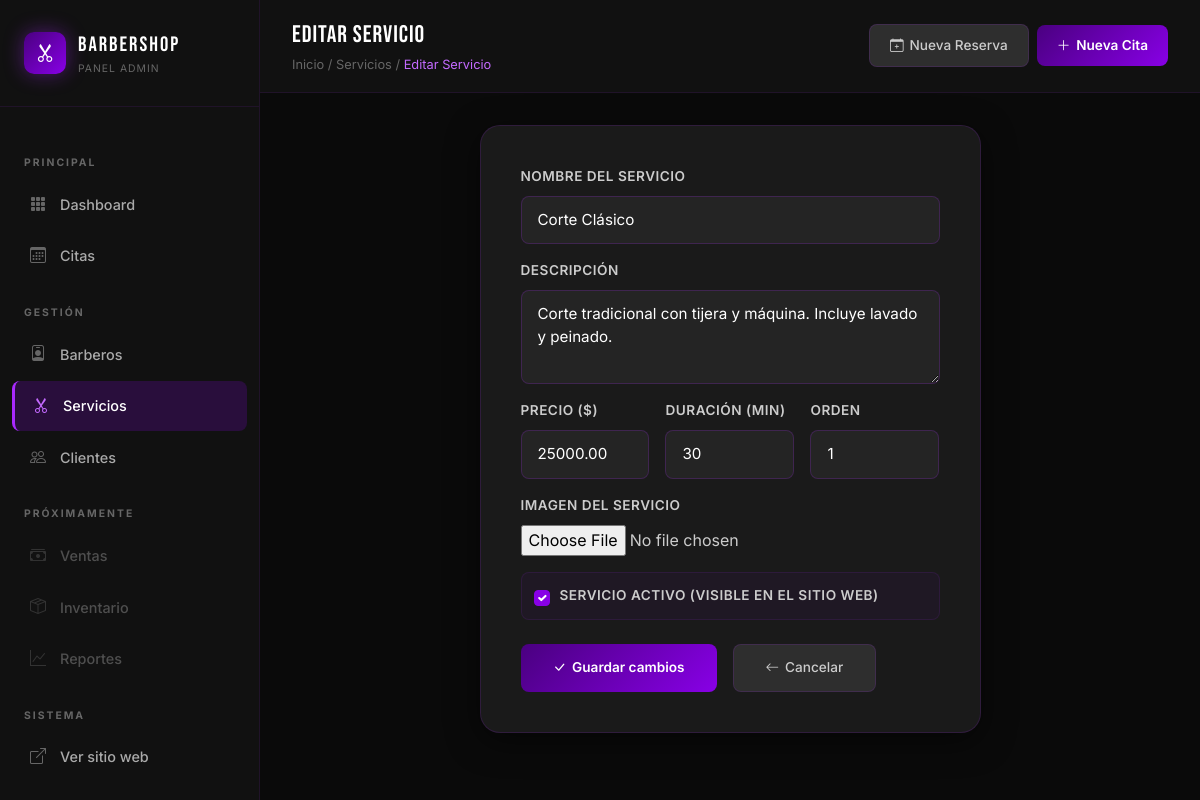
Page /panel/servicios/1/editar/ (signed in) on the committed database.
### core/models.py (models this page shows, shortened)
class ConfiguracionBarberia(models.Model):
    nombre = models.CharField(max_length=200, default='Mi Barbería')
    slogan = models.CharField(max_length=300, blank=True)
    descripcion = models.TextField(blank=True)
    whatsapp = models.CharField(max_length=20, blank=True, help_text='Número con código de país ej: 573001234567')
    telefono = models.CharField(max_length=20, blank=True)
    email = models.EmailField(blank=True)
    direccion = models.TextField(blank=True)
    instagram = models.CharField(max_length=100, blank=True)
    facebook = models.CharField(max_length=100, blank=True)
    logo = models.ImageField(upload_to='config/', blank=True, null=True)
    imagen_hero = models.ImageField(upload_to='config/', blank=True, null=True)
    horario_texto = models.TextField(blank=True, help_text='Descripción del horario de atención')
    activo = models.BooleanField(default=True)
    class Meta:
        verbose_name = 'Configuración'
        verbose_name_plural = 'Configuración de la Barbería'
    @classmethod
    def get_config(cls):
        config = cls.objects.filter(activo=True).first()
        if not config:
            config = cls.objects.create(nombre='BarberShop', whatsapp='573001234567')
        return config

### servicios/models.py (models this page shows, shortened)
class Servicio(models.Model):
    nombre = models.CharField(max_length=100)
    descripcion = models.TextField(blank=True)
    precio = models.DecimalField(max_digits=8, decimal_places=2)
    duracion_minutos = models.PositiveIntegerField(default=30)
    imagen = models.ImageField(upload_to='servicios/', blank=True, null=True)
    activo = models.BooleanField(default=True)
    orden = models.PositiveIntegerField(default=0)
    creado = models.DateTimeField(auto_now_add=True)
    class Meta:
        verbose_name = 'Servicio'
        verbose_name_plural = 'Servicios'
        ordering = ['orden', 'nombre']

### core/panel_views.py (the view)
# urls.py: path('servicios/<int:pk>/editar/', panel_views.servicio_editar, name='panel_servicio_editar'),
@login_required
def servicio_editar(request, pk):
    config = ConfiguracionBarberia.get_config()
    servicio = get_object_or_404(Servicio, pk=pk)
    if request.method == 'POST':
        form = ServicioForm(request.POST, request.FILES, instance=servicio)
        if form.is_valid():
            form.save()
            messages.success(request, 'Servicio actualizado.')
            return redirect('panel_servicios')
    else:
        form = ServicioForm(instance=servicio)
    return render(request, 'panel/servicio_form.html', {
        'config': config, 'form': form, 'servicio': servicio,
        'titulo': 'Editar Servicio', 'page': 'servicios'
    })

### citas/forms.py
class ServicioForm(forms.ModelForm):
    class Meta:
        model = Servicio
        fields = ['nombre', 'descripcion', 'precio', 'duracion_minutos', 'imagen', 'activo', 'orden']
        widgets = {
            'nombre': forms.TextInput(attrs={'class': 'form-control form-control-dark'}),
            'descripcion': forms.Textarea(attrs={'class': 'form-control form-control-dark', 'rows': 3}),
            'precio': forms.NumberInput(attrs={'class': 'form-control form-control-dark', 'step': '0.01'}),
            'duracion_minutos': forms.NumberInput(attrs={'class': 'form-control form-control-dark'}),
            'orden': forms.NumberInput(attrs={'class': 'form-control form-control-dark'}),
            'activo': forms.CheckboxInput(attrs={'class': 'form-check-input'}),
        }

### templates/panel/servicio_form.html (shortened to what this page needs)
{% extends 'base_panel.html' %}
{% block page_header %}{{ titulo }}{% endblock %}
{% block breadcrumb_extra %} / <a href="{% url 'panel_servicios' %}" style="color: var(--gray-600); text-decoration:none;">Servicios</a> / <span>{{ titulo }}</span>{% endblock %}
{% block panel_content %}
<div class="row justify-content-center">
  <div class="col-lg-7">
    <div class="form-card">
      <form method="post" enctype="multipart/form-data" novalidate>
        <div class="row g-3 mb-4">
          <div class="col-12">
            <label class="form-label-barber">Nombre del servicio</label>
            {{ form.nombre }}
          </div>
          <div class="col-12">
            <label class="form-label-barber">Descripción</label>
            {{ form.descripcion }}
          </div>
          <div class="col-md-4">
            <label class="form-label-barber">Precio ($)</label>
            {{ form.precio }}
          </div>
          <div class="col-md-4">
            <label class="form-label-barber">Duración (min)</label>
            {{ form.duracion_minutos }}
          </div>
          <div class="col-md-4">
            <label class="form-label-barber">Orden</label>
            {{ form.orden }}
          </div>
          <div class="col-12">
            <label class="form-label-barber">Imagen del servicio</label>
            {{ form.imagen }}
          </div>
          <div class="col-12">
            <div style="display:flex; align-items:center; gap:10px; padding:0.75rem; background: rgba(136,0,230,0.05); border-radius: var(--radius-sm); border: 1px solid rgba(169,41,255,0.1);">
              {{ form.activo }}
              <label class="form-label-barber mb-0">Servicio activo (visible en el sitio web)</label>
            </div>
          </div>
        </div>
        <div class="d-flex gap-3">
          <button type="submit" class="btn-panel-primary" style="padding:0.75rem 2rem;">
            <i class="bi bi-check-lg"></i>
            {% if servicio %}Guardar cambios{% else %}Crear servicio{% endif %}
          </button>
          <a href="{% url 'panel_servicios' %}" class="btn-panel-secondary" style="padding:0.75rem 2rem;">
            <i class="bi bi-arrow-left"></i> Cancelar
          </a>
        </div>
      </form>
    </div>
  </div>
</div>
{% endblock %}

### templates/base_panel.html (shortened to what this page needs)
{% extends 'base.html' %}
{% load static %}
{% block body %}
<div class="panel-wrapper">
  <aside class="sidebar" id="sidebar">
    <div class="sidebar-logo">
      <div class="sidebar-logo-icon">
        <i class="bi bi-scissors text-white"></i>
      </div>
      <div>
        <div class="sidebar-logo-text">
          {% if config %}{{ config.nombre|upper|truncatechars:12 }}{% else %}BARBER<span>SHOP</span>{% endif %}
        </div>
        <div style="font-size:0.65rem; color: var(--gray-600); letter-spacing:1px; text-transform:uppercase;">Panel Admin</div>
      </div>
    </div>
    <nav class="sidebar-nav">
      <p class="sidebar-section-label">Principal</p>
      <a href="{% url 'panel_dashboard' %}" class="sidebar-link {% if page == 'dashboard' %}active{% endif %}">
        <span class="sidebar-icon"><i class="bi bi-grid-3x3-gap-fill"></i></span>
        Dashboard
      </a>
      <a href="{% url 'panel_citas' %}" class="sidebar-link {% if page == 'citas' %}active{% endif %}">
        <span class="sidebar-icon"><i class="bi bi-calendar3"></i></span>
        Citas
      </a>
      <p class="sidebar-section-label">Gestión</p>
      <a href="{% url 'panel_barberos' %}" class="sidebar-link {% if page == 'barberos' %}active{% endif %}">
        <span class="sidebar-icon"><i class="bi bi-person-badge"></i></span>
        Barberos
      </a>
      <a href="{% url 'panel_servicios' %}" class="sidebar-link {% if page == 'servicios' %}active{% endif %}">
        <span class="sidebar-icon"><i class="bi bi-scissors"></i></span>
        Servicios
      </a>
      <a href="{% url 'panel_clientes' %}" class="sidebar-link {% if page == 'clientes' %}active{% endif %}">
        <span class="sidebar-icon"><i class="bi bi-people"></i></span>
        Clientes
      </a>
      <p class="sidebar-section-label">Próximamente</p>
      <a href="#" class="sidebar-link" style="opacity:0.4; cursor:not-allowed;">
        <span class="sidebar-icon"><i class="bi bi-cash-stack"></i></span>
        Ventas
      </a>
      <a href="#" class="sidebar-link" style="opacity:0.4; cursor:not-allowed;">
        <span class="sidebar-icon"><i class="bi bi-box-seam"></i></span>
        Inventario
      </a>
      <a href="#" class="sidebar-link" style="opacity:0.4; cursor:not-allowed;">
        <span class="sidebar-icon"><i class="bi bi-graph-up"></i></span>
        Reportes
      </a>
      <p class="sidebar-section-label">Sistema</p>
      <a href="{% url 'home' %}" class="sidebar-link" target="_blank">
        <span class="sidebar-icon"><i class="bi bi-box-arrow-up-right"></i></span>
        Ver sitio web
      </a>
      <a href="/django-admin/" class="sidebar-link" target="_blank">
        <span class="sidebar-icon"></span>
      </a>
    </nav>
  </aside>
  <main class="panel-content">
    <header class="panel-topbar">
      <div class="d-flex align-items-center gap-3">
        <div>
          <div class="topbar-title">{% block page_header %}Panel{% endblock %}</div>
          <div class="topbar-breadcrumb">
            <a href="{% url 'panel_dashboard' %}" style="color: var(--gray-600); text-decoration:none;">Inicio</a>
            {% block breadcrumb_extra %}{% endblock %}
          </div>
        </div>
      </div>
      <div class="d-flex align-items-center gap-2">
        <a href="{% url 'reservar' %}" target="_blank" class="btn-panel-secondary d-none d-md-flex">
          <i class="bi bi-calendar-plus"></i> Nueva Reserva
        </a>
        <a href="{% url 'panel_cita_crear' %}" class="btn-panel-primary">
          <i class="bi bi-plus-lg"></i>
          <span class="d-none d-md-inline">Nueva Cita</span>
        </a>
      </div>
    </header>
    <div class="panel-main">
      {% block panel_content %}{% endblock %}
    </div>
  </main>
</div>
{% endblock %}

### rows in the picture
ConfiguracionBarberia: nombre "BARBERSHOP"
Servicio: nombre "Corte Clásico", descripcion "Corte tradicional con tijera y máquina. Incluye lavado y peinado.", precio "25000.00", duracion_minutos "30", orden "1", activo "☑"

### other values in the picture
{{ titulo }} "Editar Servicio"
